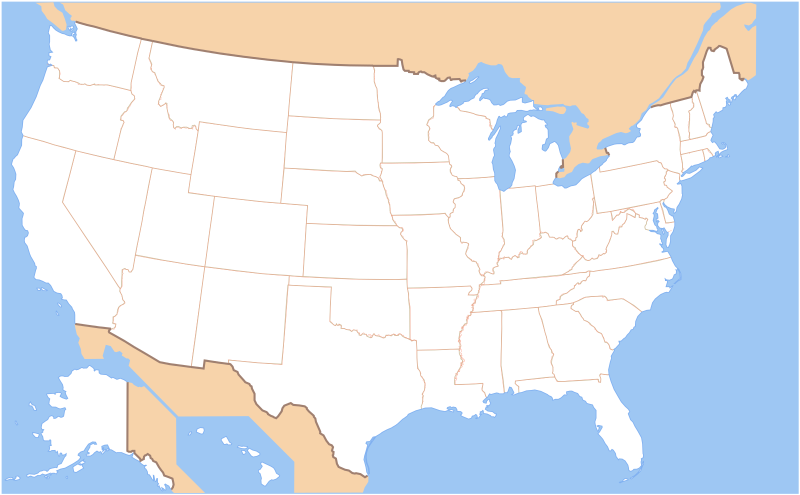
#> input picture Week09/USnoState.png, 1600 x 989 px (shown at 1/2 size)
$ jupyter execute --allow-errors 'Exercise 09 Hill Climbing and ODE.ipynb'   (shell and % lines are left out)   (Python 2 division)
#> lines starting #> are read from the running program, lines starting #| are printed output that depends on the picture
[cell 1]
from matplotlib import pyplot as plt
import math
import numpy as np

### Biggest Triangle.
Let us consider the problem of finding the triangle with maximum area from given 500 points.

[cell 2]
np.random.seed(13)
n = 500
x = np.random.randn(n)*2-1
y = np.random.randn(n)*2-1
plt.plot(x,y,'.r')
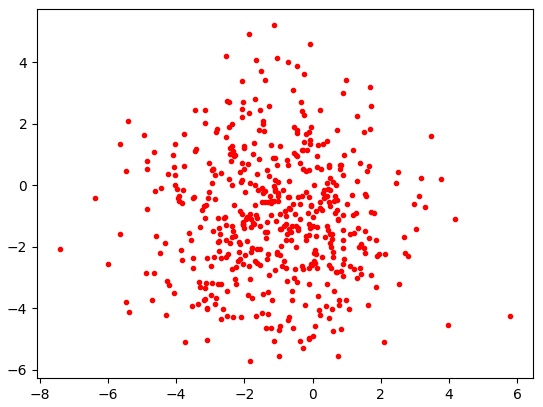
#> figure drawn by matplotlib, 1 panel

[cell 3]
def triarea(x1,y1, x2,y2, x3,y3):
    #shoelace formula
    return 0.5*abs(x1*y2 + x2*y3 + x3*y1 - y1*x2 - y2*x3 - y3*x1)

# [5 lines left out: function triarea2, not called in this run]

1) What is our state?

2) How do we **move** from existing state to the next?

3) How do we decide whether to keep it or not?

[cell 4]
np.random.randint(3)

4) Now find those three points.

[cell 5]
# [27 lines left out: function findMax, not called in this run]


def findMax2():
    maxx=0;
    inione=np.random.randint(len(x))
    initwo=np.random.randint(len(x))
    moving =np.random.randint(len(x))
    maxpoint=(x[inione],y[inione],x[initwo],y[initwo], x[moving], y[moving])
    for h in range(5000):
        pointToChange =np.random.randint(3)
        if (pointToChange == 2):
            newmax = triarea(maxpoint[0],maxpoint[1], maxpoint[2],maxpoint[3], x[moving], y[moving])
            temp = (maxpoint[0],maxpoint[1], maxpoint[2],maxpoint[3], x[moving], y[moving])
        elif(pointToChange == 1):
            newmax = triarea(maxpoint[0],maxpoint[1], x[moving], y[moving], maxpoint[4],maxpoint[5])
            temp = (maxpoint[0],maxpoint[1], x[moving], y[moving], maxpoint[4],maxpoint[5])
        elif(pointToChange == 0):
            newmax = triarea(x[moving], y[moving], maxpoint[2],maxpoint[3],  maxpoint[4],maxpoint[5])
            temp = (x[moving], y[moving], maxpoint[2],maxpoint[3],  maxpoint[4],maxpoint[5])
        if newmax> maxx:
            maxx = newmax
            maxpoint = temp
        moving =np.random.randint(len(x))
    return maxpoint


x1,y1, x2,y2, x3,y3=findMax2()

np.random.seed(13)
n = 500
x = np.random.randn(n)*2-1
y = np.random.randn(n)*2-1
plt.plot(x,y,'.r')
plt.plot(x1,y1, 'o', color="blue")
plt.plot(x2,y2, 'o', color="blue")
plt.plot(x3,y3, 'o', color="blue")
print("max area: "+ (str)(triarea(x1,y1, x2,y2, x3,y3)))

### Scheduling Exam

Give classes and the intersection of students. Find a decent scheduling under 15 slot for 70 classes. Number of student taking both class `i` and class `j` can be found using `student[i][j]`.

[cell 6]
nclass = 70
student = np.random.randint(0,100,(nclass, nclass))

np.random.seed(222)
for i in range(nclass-1):
    for j in range(i+1,nclass):
        student[i,j] = student[j,i]

for i in range(nclass):
    student[i,i] = 0

student[student>70] = 0

print (student)

plt.matshow(student)
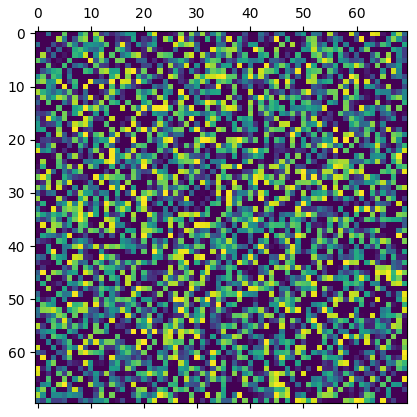
#> figure drawn by matplotlib, 1 panel

1) How should we represent our state?

[cell 7]
timeslot = [np.random.randint(15) for i in range(70)]

timeslot

2) What is our cost function

3) How do we move?

Now implement it.

4) Will this algorithm give you global minimum?

###Automatic Label Placement

[cell 8]
from matplotlib import pyplot as plt
import matplotlib.image as mpimg
import matplotlib as mpl
from matplotlib.patches import Rectangle
import numpy as np
from math import sqrt, exp
from exceptions import NotImplementedError
import random
import io
import sys

[cell 9]
im = mpimg.imread('USnoState.png');
#> im is the input picture: shape (989, 1600, 4) float32; mean R, G, B, A 0.866, 0.883, 0.921, 0.992
x, y = len(im[0]), len(im)
#> x = 1600; y = 989
dpi = 96
plt.figure(figsize=(x/dpi,y/dpi))
plt.imshow(im, aspect = 'auto')

[cell 10]
def read_loc_data(fname):
    ret = {}
    with open(fname,'r') as f:
        for line in f:
            s = line.strip().split()
            x,y,state = s[0], s[1], ' '.join(s[2:])
            ret[state] = (int(x),int(y))
    return ret

#> (the rest of this cell did not finish here and is left out)

[cell 11]
# [36 lines left out: function display_loc, not called in this run]
#> (the rest of this cell did not finish here and is left out)

#> (a cell that did not finish here is left out)

[cell 13]
# [4 lines left out: function is_out_of_bound, not called in this run]

def distance(x0, y0, x1, y1):
    #return the euclidean distance of (loc_x, loc_y), (x, y)
    return (x0-x1)**2 + (y0-y1)**2

# [37 lines left out: functions is_overlapped, overlap_area, line_intersect_box, not called in this run]

1) What indicates good labeling?

2) What indicates bad labeling?

3) So... what should the cost function look like for 1 label?

4) What should the cost function look like for many labels?

5) Write the cost function.

6) Write hill climbing. See spoiler at the end of the notebook

# Basic ODE (Not on final since it's not on hw)

Let us consider a problem of launching a spaceship to the moon.

[cell 14]
#earth at 0,0 with radius of 6400m
#moon

r_e = 6371e3 #meter
d_em = 4*r_e#384400e3 #meter
r_m = 1737e3 #meter
G = 6.67e-11 #SI
m_e = 5.972e24 #kg
m_m = m_e #7e22 #kg

def axay(x,y):
    theta_earth = math.atan2(y, x)
    r_to_earth = math.sqrt(x**2 + y**2)

    x_to_moon = x-d_em
    y_to_moon = y
    theta_moon = math.atan2(y_to_moon, x_to_moon)
    r_to_moon = math.sqrt(x_to_moon**2+ y_to_moon**2)

    a_earth = -G*m_e/r_to_earth**2
    a_moon = -G*m_m/r_to_moon**2

    ax = a_earth*math.cos(theta_earth) + a_moon*math.cos(theta_moon)
    ay = a_earth*math.sin(theta_earth) + a_moon*math.sin(theta_moon)
    return ax,ay

# [18 lines left out: function half_step, not called in this run]


def shoot_rocket():
    r_e = 6371e3 #meter
    d_em = 4*r_e#384400e3 #meter
    r_m = 1737e3 #meter
    G = 6.67e-11 #SI
    m_e = 5.972e24 #kg
    m_m = m_e #7e22 #kg

    x = 0
    y = r_e
    vx = 5800. #5500
    vy = 5800. #5500
    t=0.
    dt = 1. #second

    xs = []
    ys = []
    ts = []

    xs.append(x)
    ys.append(y)
    ts.append(t)

    for i in range(100000):

        ax,ay = axay(x,y)

        x = x + vx*dt
        y = y + vy*dt
        vx = vx + ax*dt
        vy = vy + ay*dt

        #x,y,vx,vy = half_step(x,y,vx,vy,dt)
        t = t + dt
        xs.append(x)
        ys.append(y)
        ts.append(t)
        #if i%1000==0:
            #print theta_earth, ay
    return xs,ys,ts

[cell 15]
xs,ys,ts = shoot_rocket()

[cell 16]
from JSAnimation import IPython_display
from matplotlib import animation
import IPython.display as display

#xs = np.linspace(1,5000e3,500)
#ys = np.linspace(1,10000e3,500)
#t = np.linspace(1,1000,500)

def animate_xy(xs,ys,t,sec):
    fig = plt.figure(figsize=(10,4), )
    line, = plt.plot([],[])
    point, = plt.plot([],[],'or')
    an = np.linspace(0, 2*np.pi, 100)
    earth, = plt.plot(r_e*np.cos(an), r_e*np.sin(an), 'g')
    moon, = plt.plot(d_em+r_m*np.cos(an), r_m*np.sin(an), 'k')
    text = plt.text(0,0, "Hey")
    plt.axes().set_aspect('equal')
    fps = 10
    interval = 1./fps
    nframes = int(fps*sec)
    plt.ylim(-4*r_e,4*r_e)
    def init():
        return []
    def animate(frameno):
        index = int((len(xs)-1.)*frameno/nframes)
        #print index
        point.set_data([xs[index]], [ys[index]])
        line.set_data(xs[:index], ys[:index])
        text.set_text(str(ts[index]))
        return [point, line, text]

    animate(0)
    anim = animation.FuncAnimation(fig, animate, init_func=init,
                frames=nframes, interval=interval, blit=True)
    print interval, nframes
    display.display_html(anim)

[cell 17]
animate_xy(xs,ys,ts,20)
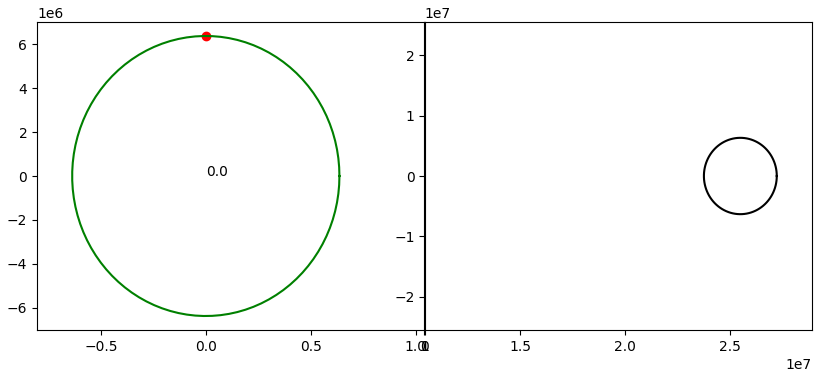
#> figure drawn by matplotlib, 1 panel
